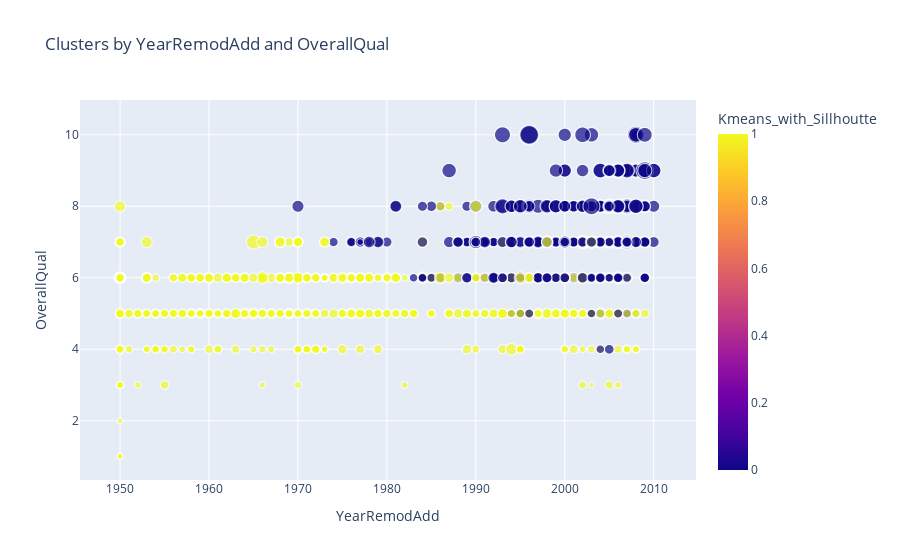

Notebook source saved alongside this figure:
### Code cell
fig = px.scatter(
    data,
    x="YearRemodAdd",
    y="OverallQual",
    color="Kmeans_with_Sillhoutte",
    size="SalePrice",
    title="Clusters by YearRemodAdd and OverallQual"
)
fig.show()

### Figure 1 — Plotly figure (JSON) as saved in the notebook; plotly's stock layout.template omitted (floating-point values rounded to 4 significant figures; data arrays with more than 128 entries replaced by an {"elided": "..."} marker saying what was removed)
{"data": [{"hovertemplate": "YearRemodAdd=%{x}<br>OverallQual=%{y}<br>SalePrice=%{marker.size}<br>Kmeans_with_Sillhoutte=%{marker.color}<extra></extra>", "legendgroup": "", "marker": {"color": {"elided": "1168 int values"}, "coloraxis": "coloraxis", "size": {"elided": "1168 int values"}, "sizemode": "area", "sizeref": 1862.0, "symbol": "circle"}, "mode": "markers", "name": "", "showlegend": false, "type": "scattergl", "x": {"elided": "1168 int values"}, "xaxis": "x", "y": {"elided": "1168 int values"}, "yaxis": "y"}], "layout": {"coloraxis": {"colorbar": {"title": {"text": "Kmeans_with_Sillhoutte"}}, "colorscale": [[0, "#0d0887"], [0.1111, "#46039f"], [0.2222, "#7201a8"], [0.3333, "#9c179e"], [0.4444, "#bd3786"], [0.5556, "#d8576b"], [0.6667, "#ed7953"], [0.7778, "#fb9f3a"], [0.8889, "#fdca26"], [1, "#f0f921"]]}, "legend": {"itemsizing": "constant", "tracegroupgap": 0}, "title": {"text": "Clusters by YearRemodAdd and OverallQual"}, "xaxis": {"anchor": "y", "domain": [0, 1], "title": {"text": "YearRemodAdd"}}, "yaxis": {"anchor": "x", "domain": [0, 1], "title": {"text": "OverallQual"}}}}
